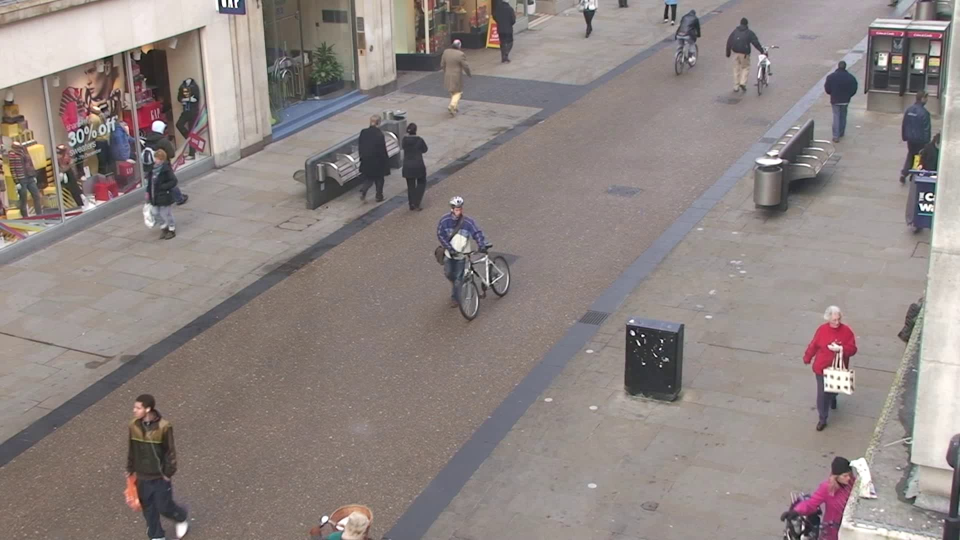
#> input picture calibration_frame.jpg, 1920 x 1080 px (shown at 1/2 size)
$ jupyter execute --allow-errors kfc_Project_Social_Distance_Detector.ipynb
#> lines starting #> are read from the running program, lines starting #| are printed output that depends on the picture
<a href="https://colab.research.google.com/github/jjrodcast/SocialDistanceDetector/blob/master/kfc_Project_Social_Distance_Detector.ipynb" target="_parent"></a>

[cell 1]
import numpy as np
import cv2
import matplotlib.pyplot as plt

### 1. Capturamos el primer frame para obtener la matríz de homografía

[cell 2]
# [7 lines of commented-out code are left out]

[cell 3]
image_original = cv2.cvtColor(cv2.imread('calibration_frame.jpg'), cv2.COLOR_BGR2RGB)
image_calibration = image_original.copy()
print("Image size: ", image_calibration.shape)
#| Image size:  (1080, 1920, 3)
plt.figure(figsize=(12, 12))
plt.title("Image Calibration")
plt.imshow(image_calibration)
plt.show()

[cell 4]
image_calibration.shape[0]
#> Out = 1080

[cell 5]
# Finding points on the calibration image
####source_points = np.float32([[1160, 190], [1560, 230], [1010, 800], [380, 680]])
high_ori = image_calibration.shape[0]
#> high_ori = 1080
weight_ori = image_calibration.shape[1]
#> weight_ori = 1920

#source_points = np.float32([[1450, 0], [1800, 0], [830,high_ori], [200, 800]])
source_points = np.float32([[1450, 0], [1775, 45], [830,high_ori], [0, 895]])

image_calibration_points = image_calibration.copy()

# Drawing points from calibration image
for point in source_points:
  cv2.circle(image_calibration_points, tuple(point), 8, (255, 0, 0), -1)
#> image_calibration_points: shape (1080, 1920, 3); mean R, G, B 142.9, 133.3, 130.5

# Drawing lines to join the points
points = source_points.reshape((-1,1,2)).astype(np.int32)
cv2.polylines(image_calibration_points, [points], True, (0,255,0), thickness=4)
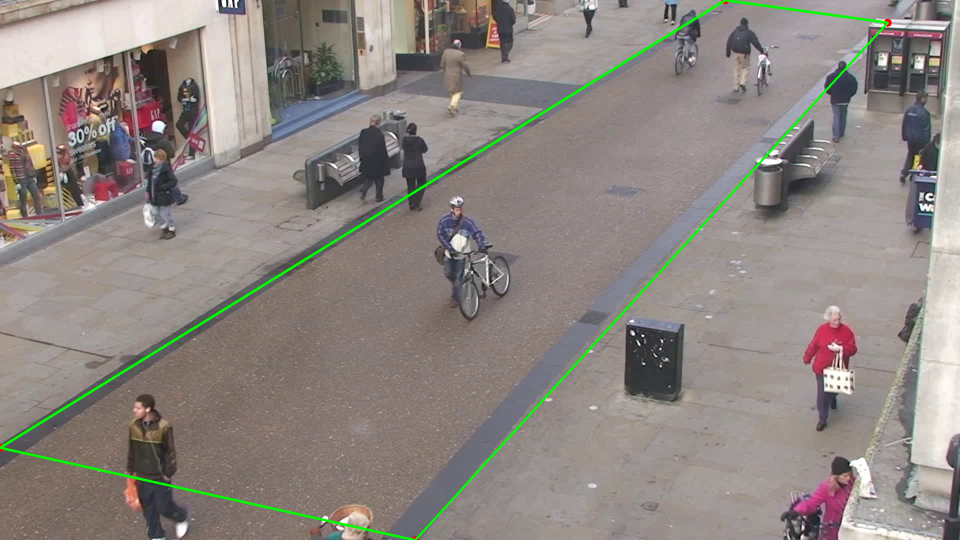
#> image_calibration_points: shape (1080, 1920, 3) (shown at 1/2 size); mean R, G, B 141.7, 134.6, 129.4

plt.figure(figsize=(12, 12))
plt.imshow(image_calibration_points)
plt.show()

[cell 6]
# Mapping to other perspective
width = 200#200
height = 300#300

# Finding points to destination perspective
(img_height, img_width) = image_calibration.shape[:2]
#> img_height = 1080; img_width = 1920
src_points = np.float32([[0, 0], [img_width, 0], [img_width, img_height], [0, img_height]])
dest_points = np.float32([[0,0], [width, 0], [width, height], [0, height]])

# Perspective transformation
matrix = cv2.getPerspectiveTransform(src_points, dest_points)
#> matrix = [[0.104, 0, 0], [0, 0.278, 0], [0, 0, 1]]
result = cv2.warpPerspective(image_calibration, matrix, (width, height))
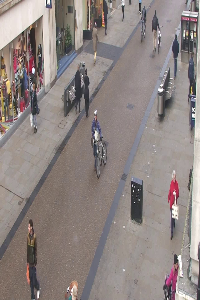
#> result: shape (300, 200, 3); mean R, G, B 142.9, 133.2, 130.5

#plt.rc('grid', linestyle='-', color='blue')
plt.figure(figsize=(8, 8))
plt.imshow(result)
#plt.yticks(np.arange(0, 300, step=10))
#plt.xticks(np.arange(0, 200, step=10))
#plt.grid(True)
plt.show()

[cell 7]
print(source_points)
#| [[1450.    0.]
#|  [1775.   45.]
#|  [ 830. 1080.]
#|  [   0.  895.]]

[cell 8]
roi_corners=[[0.38*image_calibration.shape[1] ,   0                           ],
             [0.62*image_calibration.shape[1] ,   0                           ],
             [image_calibration.shape[1]      ,   image_calibration.shape[0]  ],
             [0                               ,   image_calibration.shape[0]  ]]

roi_corners  = source_points

show_roi=True

if show_roi:
    src = np.float32(roi_corners)
    pts = np.array(src, np.int32)
    pts = pts.reshape((-1,1,2))
    cv2.polylines(image_calibration,[pts],True,(255,0,0),10)
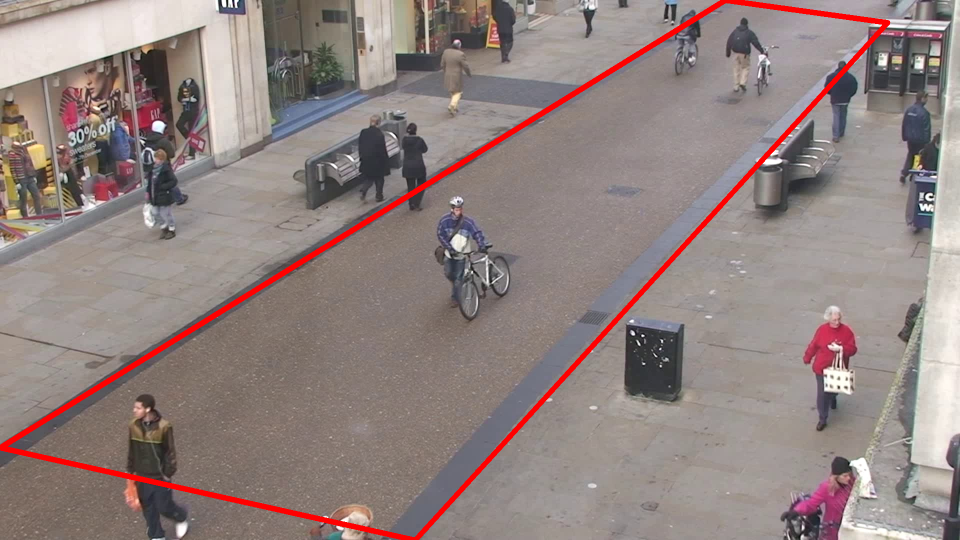
#> image_calibration: shape (1080, 1920, 3) (shown at 1/2 size); mean R, G, B 145.8, 130.7, 127.9

[cell 9]
plt.figure(figsize=(12,12))
plt.imshow(image_calibration)
plt.yticks(np.arange(0, high_ori, step=100))
plt.xticks(np.arange(0, weight_ori, step=100))
plt.grid(True)
plt.show()

[cell 10]
def unwarp(img, roi_corners):
    src = np.float32(roi_corners)
    #warped_size=(img.shape[1], img.shape[0])

    warped_size=(3000,4000)

    #print("Original:", warped_size)
    offset=int(warped_size[0]/3)
    dst = np.float32([[offset               , 0               ],
                      [warped_size[0]-offset, 0               ],
                      [warped_size[0]-offset, warped_size[1]  ],
                      [offset               , warped_size[1]  ]])

    print(dst)
    tansform = cv2.getPerspectiveTransform(src, dst)
#> tansform = [[1.95, 4.72, -2018], [-1.12, 8.07, 1619.7], [-0.000131, 0.00135, 1]]
    warped = cv2.warpPerspective(img, tansform, warped_size)
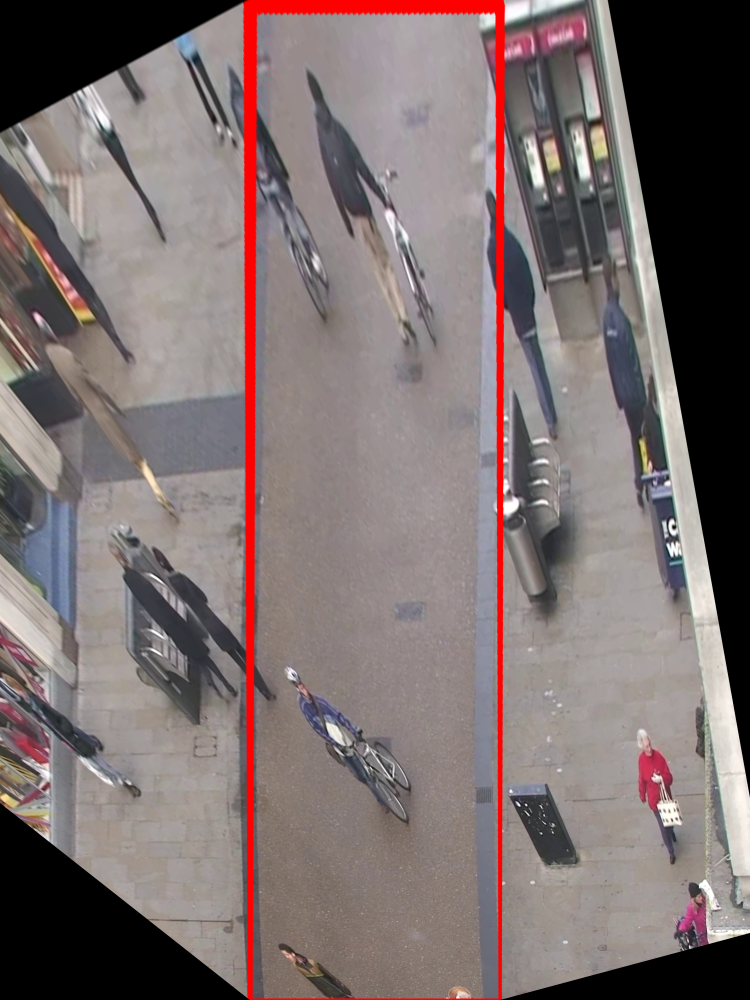
#> warped: shape (4000, 3000, 3) (shown at 1/4 size); mean R, G, B 124.7, 111.7, 111.1
    return warped, tansform

[cell 11]
image, v_tansform = unwarp(image_calibration, roi_corners)
#> v_tansform has the same summary as tansform in unwarp
plt.figure(figsize=(8,8))
plt.imshow(image)
plt.show()

[cell 12]
v_tansform
#> Out has the same summary as tansform in unwarp

###2. Detector de personas con YOLOv3

[cell 13]
#Referencia: https://www.learnopencv.com/deep-learning-based-object-detection-using-yolov3-with-opencv-python-c/
confidence_threshold = 0.5
nms_threshold = 0.5
input_width = 416
input_height = 416
model_config_name = 'yolov3.cfg'
model_weights_name = 'yolov3.weights'
model_classes_name = 'coco.names'
classes = None
with open(model_classes_name, 'rt') as f:
#> (reads coco.names from the repository)
